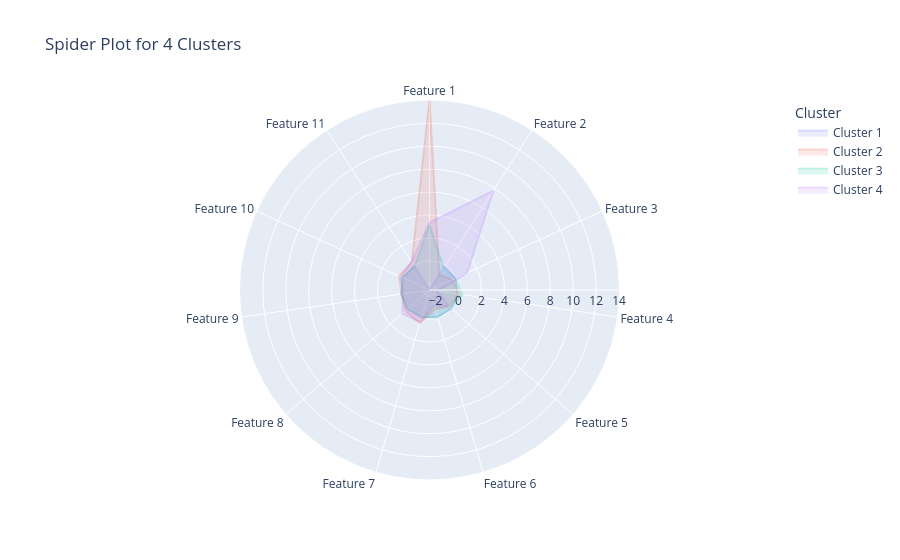

Notebook code for this chart:
### Code cell
k=4
kmeans = KMeans(n_clusters=k, random_state=42, max_iter=10000)
labels = kmeans.fit_predict(df_clustering_pca, sample_weight=weights)

# Obtener los centroides
centroids = kmeans.cluster_centers_

# Graficar los centroides en un gráfico radial
plot_centroid_spider_plotly(centroids, 4)

### Figure 1 — Plotly figure (JSON) as saved in the notebook; plotly's stock layout.template omitted (floating-point values rounded to 4 significant figures)
{"data": [{"fill": "toself", "hovertemplate": "Cluster=Cluster 1<br>Value=%{r}<br>Feature=%{theta}<extra></extra>", "legendgroup": "Cluster 1", "line": {"color": "#636efa", "dash": "solid"}, "marker": {"symbol": "circle"}, "mode": "lines", "name": "Cluster 1", "opacity": 0.25, "r": [-2.533, -2.533, -0.1144, -0.03653, -0.08401, 0.008688, -0.1158, -0.01153, 0.0459, -0.0532, 0.007923, -0.01847, -2.533], "showlegend": true, "subplot": "polar", "theta": ["Feature 1", "Feature 1", "Feature 2", "Feature 3", "Feature 4", "Feature 5", "Feature 6", "Feature 7", "Feature 8", "Feature 9", "Feature 10", "Feature 11", "Feature 1"], "type": "scatterpolar"}, {"fill": "toself", "hovertemplate": "Cluster=Cluster 2<br>Value=%{r}<br>Feature=%{theta}<extra></extra>", "legendgroup": "Cluster 2", "line": {"color": "#EF553B", "dash": "solid"}, "marker": {"symbol": "circle"}, "mode": "lines", "name": "Cluster 2", "opacity": 0.25, "r": [14.04, 14.04, -0.9554, -0.3997, 0.1073, -0.3369, -0.8077, 0.4535, 0.2432, -0.06603, 0.3749, 0.3186, 14.04], "showlegend": true, "subplot": "polar", "theta": ["Feature 1", "Feature 1", "Feature 2", "Feature 3", "Feature 4", "Feature 5", "Feature 6", "Feature 7", "Feature 8", "Feature 9", "Feature 10", "Feature 11", "Feature 1"], "type": "scatterpolar"}, {"fill": "toself", "hovertemplate": "Cluster=Cluster 3<br>Value=%{r}<br>Feature=%{theta}<extra></extra>", "legendgroup": "Cluster 3", "line": {"color": "#00cc96", "dash": "solid"}, "marker": {"symbol": "circle"}, "mode": "lines", "name": "Cluster 3", "opacity": 0.25, "r": [3.128, 3.128, -0.2651, -0.09072, 0.3725, -0.1315, -0.03202, -0.09796, -0.02176, -0.03921, 0.07333, -0.1286, 3.128], "showlegend": true, "subplot": "polar", "theta": ["Feature 1", "Feature 1", "Feature 2", "Feature 3", "Feature 4", "Feature 5", "Feature 6", "Feature 7", "Feature 8", "Feature 9", "Feature 10", "Feature 11", "Feature 1"], "type": "scatterpolar"}, {"fill": "toself", "hovertemplate": "Cluster=Cluster 4<br>Value=%{r}<br>Feature=%{theta}<extra></extra>", "legendgroup": "Cluster 4", "line": {"color": "#ab63fa", "dash": "solid"}, "marker": {"symbol": "circle"}, "mode": "lines", "name": "Cluster 4", "opacity": 0.25, "r": [3.324, 3.324, 7.743, 1.065, -1.859, -0.4246, -1.134, 0.3643, 0.6051, -0.2309, 0.2067, 0.363, 3.324], "showlegend": true, "subplot": "polar", "theta": ["Feature 1", "Feature 1", "Feature 2", "Feature 3", "Feature 4", "Feature 5", "Feature 6", "Feature 7", "Feature 8", "Feature 9", "Feature 10", "Feature 11", "Feature 1"], "type": "scatterpolar"}], "layout": {"legend": {"title": {"text": "Cluster"}, "tracegroupgap": 0}, "polar": {"angularaxis": {"direction": "clockwise", "rotation": 90}, "domain": {"x": [0, 1], "y": [0, 1]}}, "title": {"text": "Spider Plot for 4 Clusters"}}}
